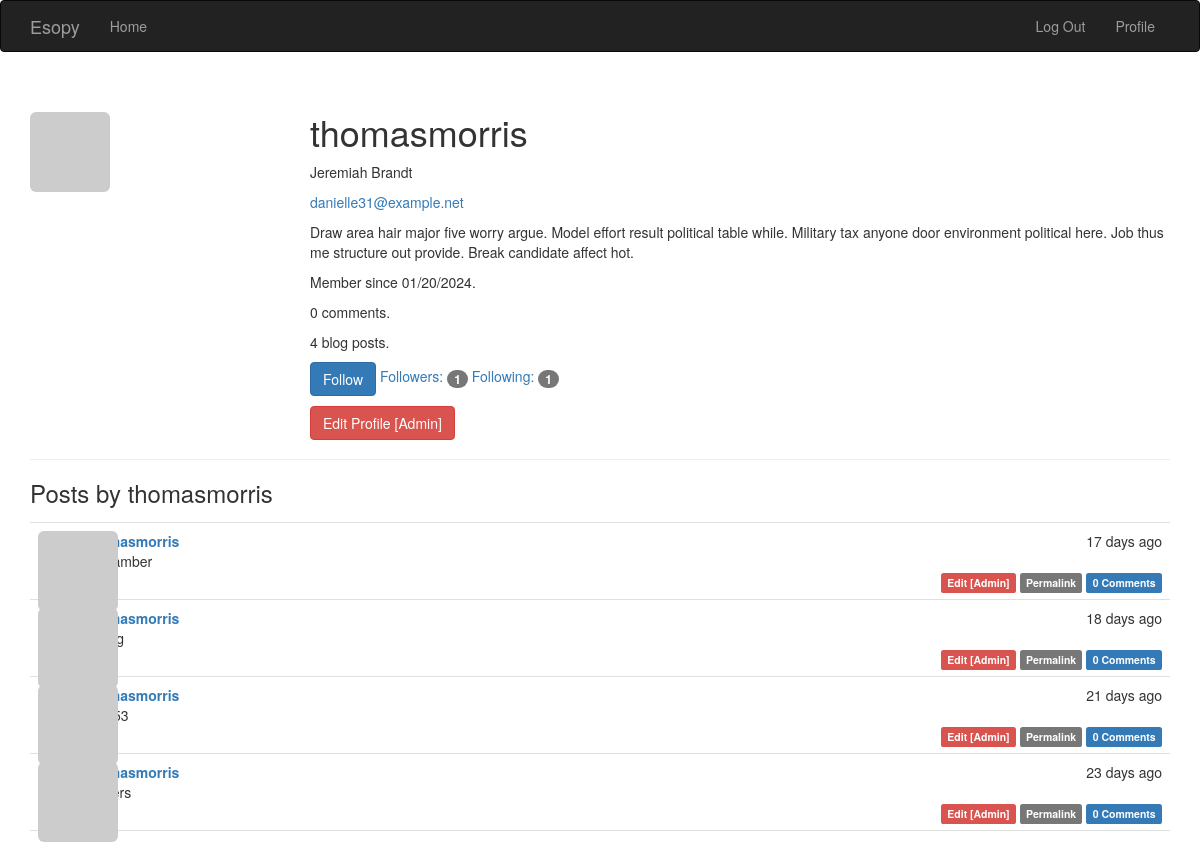
Screenshot of /user/thomasmorris (signed in) with the database file from the repository.
### app/models.py (models this page shows, shortened)
class User(UserMixin, db.Model):
    __tablename__ = 'users'
    id = db.Column(db.Integer, primary_key=True)
    email = db.Column(db.String(64), unique=True, index=True)
    username = db.Column(db.String(64), unique=True, index=True)
    password_hash = db.Column(db.String(128))
    confirmed = db.Column(db.Boolean, default=False)
    is_admin = db.Column(db.Boolean, default=False)
    is_mod = db.Column(db.Boolean, default =False)
    name = db.Column(db.String(64))
    about_me = db.Column(db.Text())
    member_since = db.Column(db.DateTime(), default=datetime.utcnow)
    avatar_hash = db.Column(db.String(32))
    posts = db.relationship('Post', backref='author', lazy='dynamic')
    followed = db.relationship('Follow',
                               foreign_keys=[Follow.follower_id],
                               backref=db.backref('follower', lazy='joined'),
                               lazy='dynamic',
                               cascade='all, delete-orphan')
    followers = db.relationship('Follow',
                                foreign_keys=[Follow.followed_id],
                                backref=db.backref('followed', lazy='joined'),
                                lazy='dynamic',
                                cascade='all, delete-orphan')
    comments = db.relationship('Comment', backref='author', lazy='dynamic')
    @property
    def password(self):
        raise AttributeError('password is not a readable attribute')
    def gravatar(self, size=100):
        url = 'https://secure.gravatar.com/avatar'
        hash = hashlib.md5(self.email.lower().encode('utf-8')).hexdigest()
        return '{url}/{hash}?s={size}'.format(
            url=url, hash=hash, size=size)
    def is_following(self, user):
        return self.followed.filter_by(
            followed_id=user.id).first() is not None

class Post(db.Model):
    __tablename__ = 'posts'
    id = db.Column(db.Integer, primary_key=True)
    body = db.Column(db.Text)
    timestamp = db.Column(db.DateTime, index=True, default=datetime.utcnow)
    author_id = db.Column(db.Integer, db.ForeignKey('users.id'))
    title = db.Column(db.String(64))
    body_html = db.Column(db.Text)
    comments = db.relationship('Comment', backref='post', lazy='dynamic')

### app/main/views.py (the view)
@main.route('/user/<username>')
def user(username):
    user = User.query.filter_by(username=username).first_or_404()
    posts = user.posts.order_by(Post.timestamp.desc()).all()
    return render_template('user.html', user=user, posts=posts)

### app/auth/views.py (called while the page is built)
@auth.before_app_request
def before_request():
    if current_user.is_authenticated \
    and not current_user.confirmed \
    and request.blueprint != 'auth' \
    and request.endpoint != 'static':
        return redirect(url_for('auth.unconfirmed'))

### app/models.py (called while the page is built)
@login_manager.user_loader
def load_user(user_id):
    return User.query.get(int(user_id))

### app/templates/user.html (shortened to what this page needs)
{% extends "base.html" %}
{% block page_content %}
<div class="page-header">
    <img class="img-rounded profile-thumbnail" src="{{ user.gravatar(size=256) }}">
    <div class="profile-header">
        <h1>{{ user.username }}</h1>
        {% if user.name or user.location %}
        <p>
            {% if user.name %}{{ user.name }}{% endif %}
        </p>
        {% endif %}
        {% if current_user.is_admin %}
        <p><a href="mailto:{{ user.email }}">{{ user.email }}</a></p>
        {% endif %}
        {% if user.about_me %}<p>{{ user.about_me }}</p>{% endif %}
        <p>Member since {{ moment(user.member_since).format('L') }}.</p>
        <p>{{ user.comments.count() }} comments.</p>
        <p>{{ user.posts.count() }} blog posts.</p>
        <p>
            {% if current_user.is_authenticated and user != current_user %}
                {% if not current_user.is_following(user) %}
                <a href="{{ url_for('.follow', username=user.username) }}" class="btn btn-primary">Follow</a>
                {% else %}
                <a href="{{ url_for('.unfollow', username=user.username) }}" class="btn btn-default">Unfollow</a>
                {% endif %}
            {% endif %}
            <a href="{{ url_for('.followers', username=user.username) }}">Followers: <span class="badge">{{ user.followers.count() }}</span></a>
            <a href="{{ url_for('.followed_by', username=user.username) }}">Following: <span class="badge">{{ user.followed.count() }}</span></a>
        </p>
        <p>
            {% if current_user.is_admin %}
            <a class="btn btn-danger" href="{{ url_for('.edit_profile_admin', id=user.id) }}">Edit Profile [Admin]</a>
            {% endif %}
        </p>
    </div>
</div>
<h3>Posts by {{ user.username }}</h3>
{% include '_posts.html' %}
{% endblock %}

### app/templates/_posts.html
<ul class="posts">
    {% for post in posts %}
    <li class="post">
        <div class="post-thumbnail">
            <a href="{{ url_for('.user', username=post.author.username) }}">
                <img class="img-rounded profile-thumbnail" src="{{ post.author.gravatar(size=40) }}">
            </a>
        </div>
        <div class="post-content">
            <div class="post-date">{{ moment(post.timestamp).fromNow() }}</div>
            <div class="post-author"><a href="{{ url_for('.user', username=post.author.username) }}">{{ post.author.username }}</a></div>
            <div class="post-body">
               {{ post.title }}
            </div>
            <div class="post-footer">
                {% if current_user == post.author %}
                <a href="{{ url_for('.edit', id=post.id) }}">
                    <span class="label label-primary">Edit</span>
                </a>
                {% elif current_user.is_admin %}
                <a href="{{ url_for('.edit', id=post.id) }}">
                    <span class="label label-danger">Edit [Admin]</span>
                </a>
                {% endif %}
                <a href="{{ url_for('.post', id=post.id) }}">
                    <span class="label label-default">Permalink</span>
                </a>
                <a href="{{ url_for('.post', id=post.id) }}#comments">
                    <span class="label label-primary">{{ post.comments.count() }} Comments</span>
                </a>
            </div>
        </div>
    </li>
    {% endfor %}
</ul>

### app/static/styles.css (style rules this page uses)
.profile-thumbnail { position: absolute; }
.profile-header { min-height: 260px; margin-left: 280px; }
ul.posts { list-style-type: none; padding: 0px; margin: 16px 0px 0px 0px; border-top: 1px solid #e0e0e0; }
ul.posts li.post { padding: 8px; border-bottom: 1px solid #e0e0e0; }
div.post-date { float: right; }
div.post-author { font-weight: bold; }
div.post-thumbnail { position: absolute; }
div.post-content { margin-left: 48px; min-height: 48px; }
div.post-footer { text-align: right; }

### rows the page displays
User: username "thomasmorris", name "Jeremiah Brandt", email "danielle31@example.net", about_me "Draw area hair major five worry argue. Model effort result political table while. Military tax anyone door environment political here. Job thus me structure out provide. Break candidate affect hot.", member_since "01/20/2024"
Post: timestamp "17 days ago", author.username "thomasmorris", title "paulamber", comments.count "0"
Post: timestamp "18 days ago", author.username "thomasmorris", comments.count "0"
Post: timestamp "21 days ago", author.username "thomasmorris", comments.count "0"
Post: timestamp "23 days ago", author.username "thomasmorris", comments.count "0"

### other values shown
{{ user.comments.count() }} "0"
{{ user.posts.count() }} "4"
{{ user.followers.count() }} "1"
{{ user.followed.count() }} "1"
